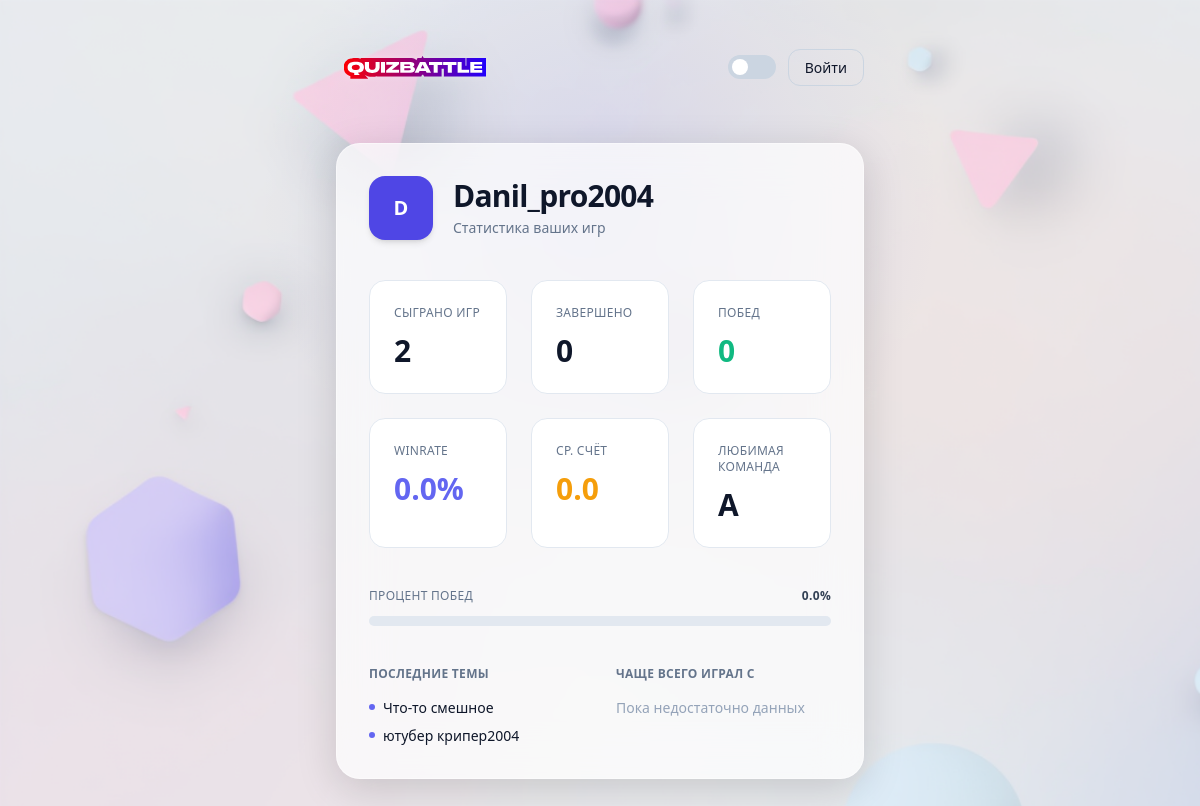
Screenshot of /profile (signed in) with the database file from the repository.
### app/models.py (models this page shows)
class User(Base):
    __tablename__ = "users"
    id: Mapped[int] = mapped_column(Integer, primary_key=True, index=True)
    username: Mapped[str] = mapped_column(String(50), unique=True, index=True)
    password_hash: Mapped[str] = mapped_column(String(255))
    created_at: Mapped[datetime] = mapped_column(DateTime, default=datetime.utcnow)

class Game(Base):
    __tablename__ = "games"
    id: Mapped[int] = mapped_column(Integer, primary_key=True, index=True)
    pin: Mapped[str] = mapped_column(String(6), unique=True, index=True)
    topic: Mapped[str] = mapped_column(String(255))
    questions_per_team: Mapped[int] = mapped_column(Integer)
    status: Mapped[str] = mapped_column(String(32), default="waiting")
    current_team: Mapped[str | None] = mapped_column(String(1), nullable=True)
    current_index_a: Mapped[int] = mapped_column(Integer, default=0)
    current_index_b: Mapped[int] = mapped_column(Integer, default=0)
    score_a: Mapped[int] = mapped_column(Integer, default=0)
    score_b: Mapped[int] = mapped_column(Integer, default=0)
    created_at: Mapped[datetime] = mapped_column(DateTime, default=datetime.utcnow)
    difficulty: Mapped[str] = mapped_column(String(16), default="medium")
    phase: Mapped[str] = mapped_column(String(32), default="gathering")
    question_started_at: Mapped[datetime | None] = mapped_column(DateTime, nullable=True)
    players: Mapped[list["Player"]] = relationship(
        back_populates="game", cascade="all, delete-orphan"
    )
    questions: Mapped[list["Question"]] = relationship(
        back_populates="game", cascade="all, delete-orphan"
    )

### app/routers.py (the view)
@router.get("/profile", response_class=HTMLResponse)
def profile_page(
    request: Request,
    current_user: User = Depends(get_current_user),
    db: Session = Depends(get_db),
):
    stats = game_service.get_user_stats(
        db,
        user_id=current_user.id,
        username=current_user.username
    )
    return templates.TemplateResponse(
        "profile.html",
        {
            "request": request,
            "user": current_user,
            "stats": stats
        }
    )

### app/templates/profile.html (shortened to what this page needs)
{% extends 'base.html' %}
{% block card %}
<div class="space-y-10">
  {% if not user %}
  <div class="flex flex-col items-center gap-4 py-16 text-center">
    <div class="w-16 h-16 rounded-full bg-slate-200 dark:bg-slate-800 flex items-center justify-center">
      <svg xmlns="http://www.w3.org/2000/svg"
           class="w-8 h-8 text-slate-400"
           fill="none"
           viewBox="0 0 24 24"
           stroke="currentColor"
           stroke-width="1.5">
        <path stroke-linecap="round"
              stroke-linejoin="round"
              d="M15.75 6a3.75 3.75 0 11-7.5 0 3.75 3.75 0 017.5 0zM4.501 20.118a7.5 7.5 0 0114.998 0A17.933 17.933 0 0112 21.75c-2.676 0-5.216-.584-7.499-1.632z" />
      </svg>
    </div>
    <p class="text-slate-500 dark:text-slate-400 text-sm">
      Войдите в аккаунт, чтобы увидеть профиль
    </p>
    <a href="/login"
       class="px-6 py-2.5 rounded-xl font-semibold bg-indigo-600 text-white hover:bg-indigo-500 transition">
      Войти
    </a>
  </div>
  {% else %}
  {% set s = stats %}
  {% set wr = (s.wins / s.games_played * 100) | round(1) if s and s.games_played > 0 else 0 %}
  <div class="flex items-center gap-5">
    <div class="w-16 h-16 rounded-2xl bg-indigo-600 flex items-center justify-center
                text-white text-xl font-bold shadow-md">
      {{ user.username[0].upper() }}
    </div>
    <div>
      <h1 class="text-3xl font-bold tracking-tight">
        {{ user.username }}
      </h1>
      <p class="text-sm text-slate-500 dark:text-slate-400 mt-1">
        Статистика ваших игр
      </p>
    </div>
  </div>
  {% if s %}
  <div class="grid grid-cols-2 sm:grid-cols-3 gap-6">
    {% macro stat(title, value, color="") %}
    <div class="p-6 rounded-2xl bg-white dark:bg-slate-900 border border-slate-200 dark:border-slate-800">
      <p class="text-xs uppercase tracking-wide text-slate-500 dark:text-slate-400 mb-3">
        {{ title }}
      </p>
      <p class="text-3xl font-semibold {{ color }}">
        {{ value }}
      </p>
    </div>
    {% endmacro %}
    {{ stat("Сыграно игр", s.games_played) }}
    {{ stat("Завершено", s.games_finished) }}
    {{ stat("Побед", s.wins, "text-emerald-500") }}
    {{ stat("Winrate", wr ~ "%", "text-indigo-500") }}
    {{ stat("Ср. счёт", s.average_team_score, "text-amber-500") }}
    {{ stat("Любимая команда", s.favorite_team or "—") }}
  </div>
  <div class="space-y-3">
    <div class="flex justify-between text-xs uppercase tracking-wide text-slate-500 dark:text-slate-400">
      <span>Процент побед</span>
      <span class="font-semibold text-slate-700 dark:text-slate-200">{{ wr }}%</span>
    </div>
    <div class="h-2.5 w-full rounded-full bg-slate-200 dark:bg-slate-800 overflow-hidden">
    </div>
  </div>
  <div class="grid grid-cols-1 sm:grid-cols-2 gap-8">
    <div class="space-y-4">
      <h3 class="text-xs font-semibold uppercase tracking-wide text-slate-500 dark:text-slate-400">
        Последние темы
      </h3>
      <ul class="space-y-2 text-sm">
        {% if s.recent_topics %}
          {% for topic in s.recent_topics %}
            <li class="flex items-start gap-2">
              <span class="mt-1.5 w-1.5 h-1.5 rounded-full bg-indigo-500"></span>
              <span>{{ topic }}</span>
            </li>
          {% endfor %}
        {% else %}
          <li class="text-slate-400 dark:text-slate-500">
            Пока нет сыгранных игр
          </li>
        {% endif %}
      </ul>
    </div>
    <div class="space-y-4">
      <h3 class="text-xs font-semibold uppercase tracking-wide text-slate-500 dark:text-slate-400">
        Чаще всего играл с
      </h3>
      <ul class="space-y-3 text-sm">
        {% if s.frequent_teammates %}
          {% for mate in s.frequent_teammates %}
            <li class="flex items-center justify-between">
              <div class="flex items-center gap-3">
                <div class="w-7 h-7 rounded-xl bg-indigo-100 dark:bg-indigo-900/40
                            flex items-center justify-center
                            text-indigo-600 dark:text-indigo-400
                            text-xs font-semibold">
                  {{ mate.name[0].upper() }}
                </div>
                <span>{{ mate.name }}</span>
              </div>
              <span class="text-xs text-slate-400 dark:text-slate-500">
                {{ mate.games_together }} игр
              </span>
            </li>
          {% endfor %}
        {% else %}
          <li class="text-slate-400 dark:text-slate-500">
            Пока недостаточно данных
          </li>
        {% endif %}
      </ul>
    </div>
  </div>
  {% else %}
    <p class="text-center text-sm text-slate-400 dark:text-slate-500 py-10">
      Статистика пока недоступна
    </p>
  {% endif %}
  {% endif %}
</div>
{% endblock %}

### rows the page displays
User: username "D", username "Danil_pro2004"
Game: topic "Что-то смешное"
Game: topic "ютубер крипер2004"

### other values shown
{{ title }} "СЫГРАНО ИГР ЗАВЕРШЕНО ПОБЕД WINRATE СР. СЧЁТ ЛЮБИМАЯ КОМАНДА"
{{ value }} "2 0 0 0.0% 0.0 A"
{{ wr }} "0.0"
